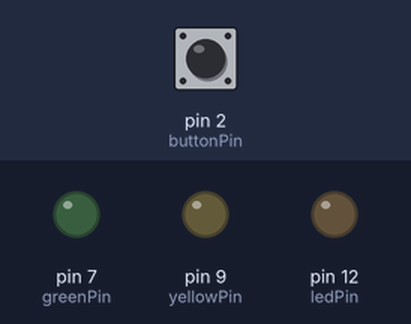
Simulated run of this sketch. Board: Arduino Uno, built with avr-gcc and run on an emulated ATmega328P. On the bench: output pins drawn as LEDs (lit = HIGH). Dashed ring = blinking. The inputs (shaded band) are chosen by the test bench; at power-on: pin 2 (buttonPin) LOW.

Above: at 2.8 s.
2.9 s: pin 2 (buttonPin) pulled HIGH for 1.2 s
At 3.4 s:
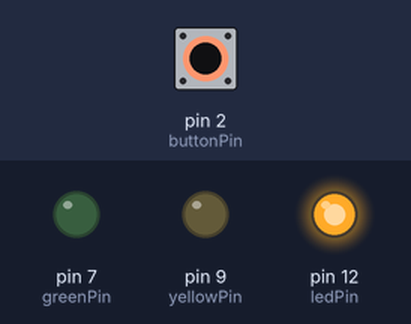
At 4.4 s:
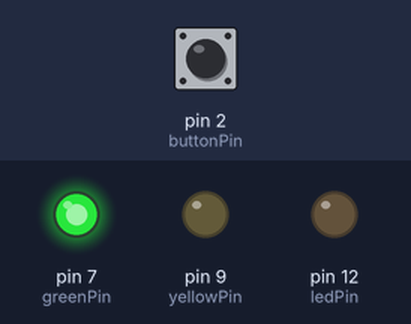
6.0 s: pin 2 (buttonPin) pulled HIGH for 3.2 s
At 7.4 s:
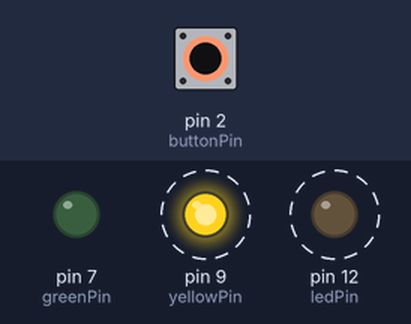
Timing chart, 0 to 11.0 s (numbered marks = the images above; inputs shaded):
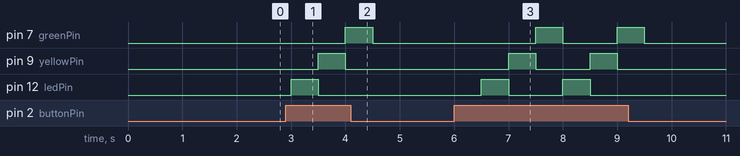

Measured:
- after the input at 2.9 s, pin 7 (greenPin): LOW → HIGH after 1.1 s, → LOW 0.50 s later; pin 9 (yellowPin): LOW → HIGH after 0.60 s, → LOW 0.50 s later; pin 12 (ledPin): LOW → HIGH after 0.10 s, → LOW 0.50 s later
- after the input at 6.0 s, pin 7 (greenPin): alternates HIGH for 0.50 s and LOW for 1.0 s, 4 changes in all, then stays LOW, starting after 1.5 s; pin 9 (yellowPin): alternates HIGH for 0.50 s and LOW for 1.0 s, 4 changes in all, then stays LOW, starting after 1.0 s

The sketch:

Blink_Button_3colors.ino
```cpp
const int buttonPin = 2;
const int ledPin = 12;
const int yellowPin = 9;
const int greenPin = 7;

int buttonState = 0;

void setup() {

  pinMode(ledPin, OUTPUT);
  pinMode(yellowPin, OUTPUT);
  pinMode(greenPin, OUTPUT);

  pinMode(buttonPin, INPUT);
}

void loop() {

  buttonState = digitalRead(buttonPin);

  if (buttonState == HIGH) {
    digitalWrite(ledPin, HIGH);
    digitalWrite(yellowPin, LOW);
    digitalWrite(greenPin, LOW);
    delay(500);

    digitalWrite(ledPin, LOW);
    digitalWrite(yellowPin, HIGH);
    digitalWrite(greenPin, LOW);
    delay(500);

    digitalWrite(ledPin, LOW);
    digitalWrite(yellowPin, LOW);
    digitalWrite(greenPin, HIGH);
    delay(500);

  } else {
    digitalWrite(ledPin, LOW);
    digitalWrite(yellowPin, LOW);
    digitalWrite(greenPin, LOW);
    delay(1000);
  }
}
```
